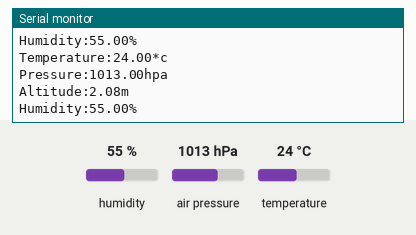
Simulated run of this sketch. Board: Arduino Uno, built with avr-gcc and run on an emulated ATmega328P. Parts: the last lines printed to the serial monitor. The test bench sets the inputs (shaded band); at power-on: humidity 55 %, air pressure 1013 hPa, temperature 24 °C.

Above: at 1.2 s.
1.3 s: humidity set to 22 %
At 2.6 s:
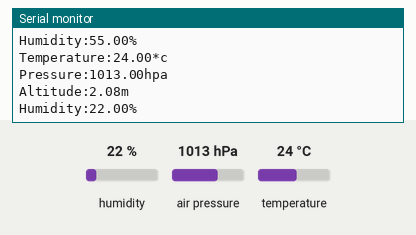
2.8 s: air pressure set to 952 hPa
At 3.8 s:
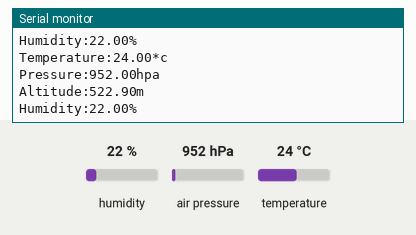

Measured:
- after the input at 1.3 s, the serial monitor: prints a new line after 0.72 s (image 1)
- after the input at 2.8 s, the serial monitor: prints a new line after 0.22 s (image 2)

The sketch:

BME_280.ino
```cpp
#include <Adafruit_Sensor.h>
#include <Adafruit_BME280.h>

Adafruit_BME280 bme;


void setup() {
  // put your setup code here, to run once:
  Serial.begin(115200);
  bool status = bme.begin(0x77);
  Serial.println(status);


  if(!status)
  {
    Serial.println("Check wiring");
  }

}

void loop() {
  // put your main code here, to run repeatedly:
  printvalues();
  delay(1000);

}

void printvalues()
{
  Serial.print("Temperature:");
  Serial.print(bme.readTemperature());
  Serial.println("*c");

  Serial.print("Pressure:");
  Serial.print(bme.readPressure()/100.0F);
  Serial.println("hpa");

  Serial.print("Altitude:");
  Serial.print(bme.readAltitude(1013.25));
  Serial.println("m");

  Serial.print("Humidity:");
  Serial.print(bme.readHumidity());
  Serial.println("%");

  Serial.println();

}
```
